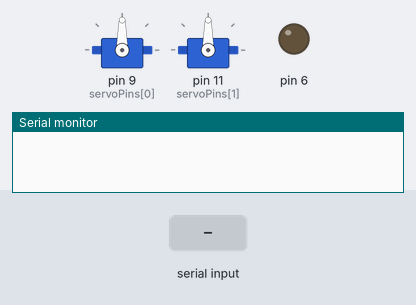
The sketch below on a simulated Arduino Uno, built with avr-gcc and run on an emulated ATmega328P. On the bench: 2 × servo, output pins drawn as LEDs (lit = HIGH), the last lines printed to the serial monitor. Inputs (shaded band) come from the test bench.

Above: at 1.2 s.
1.3 s: "a" received over Serial
At 2.8 s:
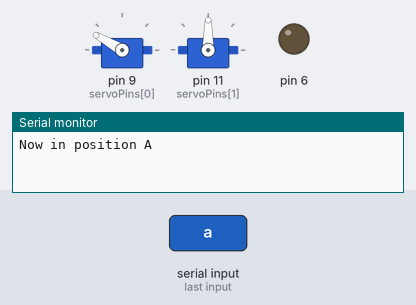
3.3 s: "b" received over Serial
At 4.4 s:
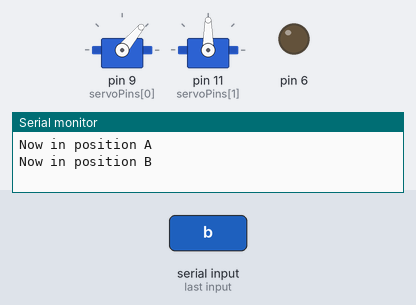
5.3 s: "A" received over Serial
At 5.7 s:
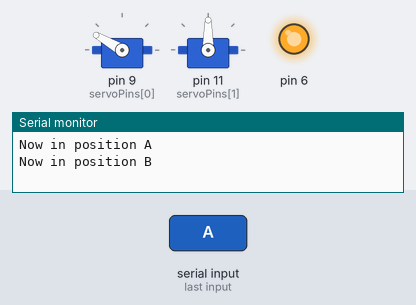
7.3 s: "B" received over Serial
At 7.7 s:
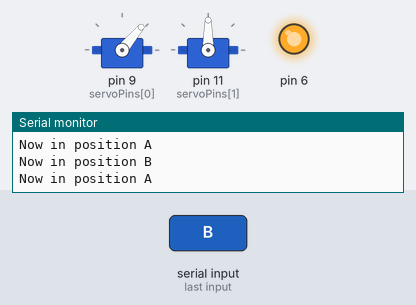
Timing chart, 0 to 10.3 s (numbered marks = the images above; inputs shaded):
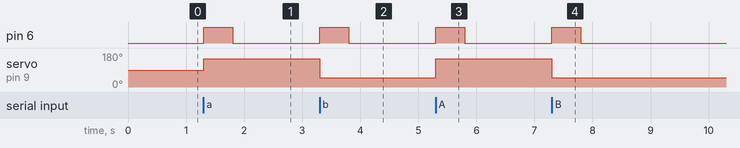

The sketch:

singleCommandServo.ino
```cpp
#include <Servo.h>
#define SERVOS 2
int servoPins[SERVOS] = {9,11};

Servo myServo[SERVOS];
int positionA = 150;
int positionB = 50;
String stringA = "Now in position A";
String stringB = "Now in position B";

void setup()
{
  pinMode(6, OUTPUT);
  Serial.begin(9600);
  for(int i=0; i < SERVOS; i++)
    myServo[i].attach(servoPins[i]);
}

void loop()
{
  serviceSerial();
}

void serviceSerial()
{
  int pos = 0;
  String script;

  if ( Serial.available())
  {
    char ch = Serial.read();

    if (ch == 'a'||ch == 'A')
    {
     script = stringA;
     digitalWrite (6, HIGH);
     myServo[0].write(positionA);
     delay(500);
     digitalWrite(6, LOW);
    }
    else if (ch == 'b'||ch == 'B')
    {
     script = stringB;
     digitalWrite (6, HIGH);
     myServo[0].write(positionB);
     delay(500);
     digitalWrite(6, LOW);
    }

    if (ch == 'a'||ch == 'A'||ch == 'b'||ch == 'B')
    {
      Serial.println(script);
    }
  }
}
```

Measured:
- after the input at 1.3 s, pin 6: LOW → HIGH at once, → LOW 0.50 s later; servo on pin 9 (servoPins[0]): 90° → 150° at once
- after the input at 3.3 s, pin 6: LOW → HIGH at once, → LOW 0.50 s later; servo on pin 9 (servoPins[0]): 150° → 50° at once
- after the input at 5.3 s, pin 6: LOW → HIGH at once, → LOW 0.50 s later; servo on pin 9 (servoPins[0]): 50° → 150° at once
- after the input at 7.3 s, pin 6: LOW → HIGH at once, → LOW 0.50 s later; servo on pin 9 (servoPins[0]): 150° → 50° at once
